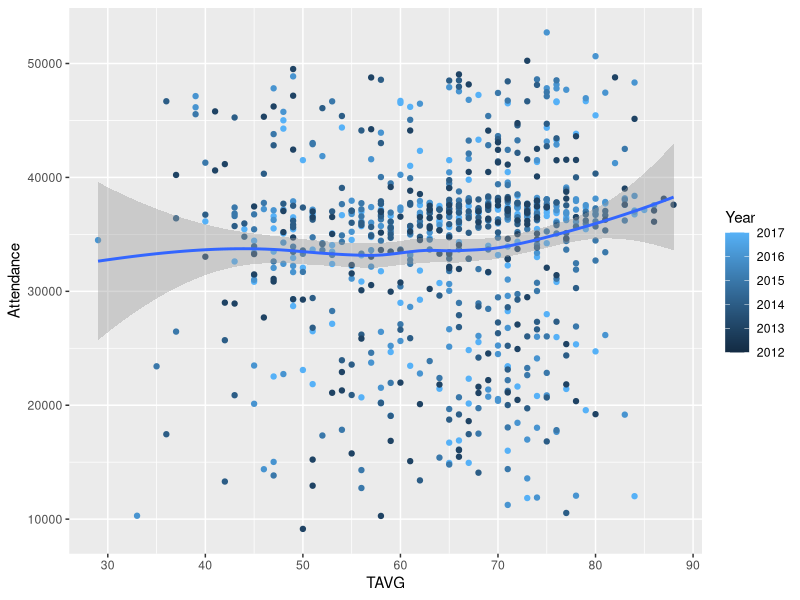
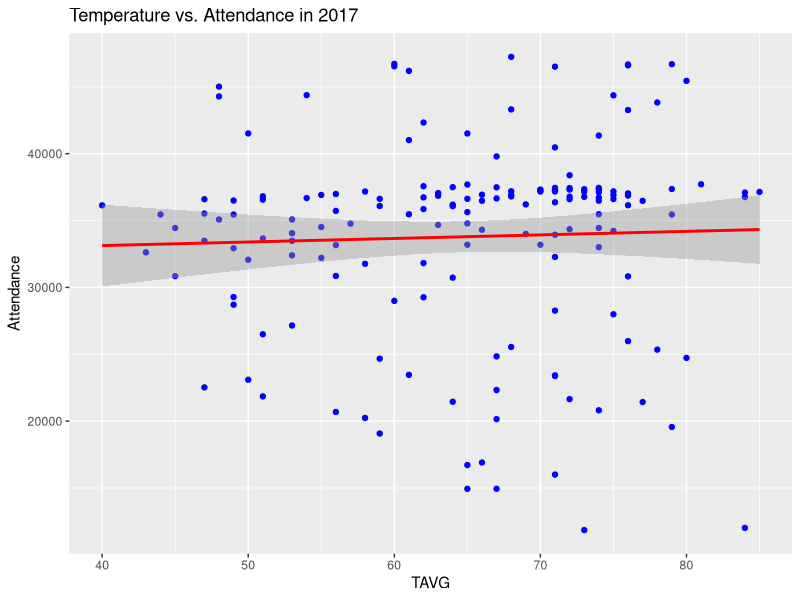
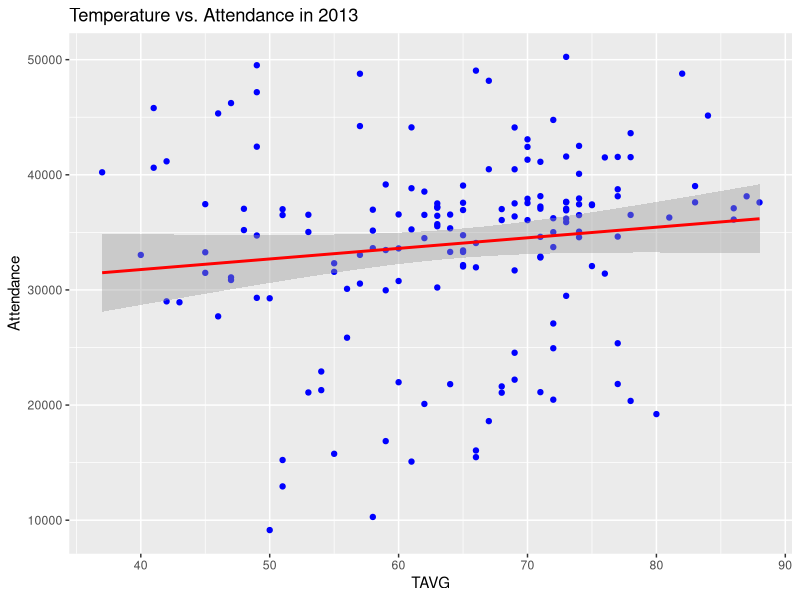
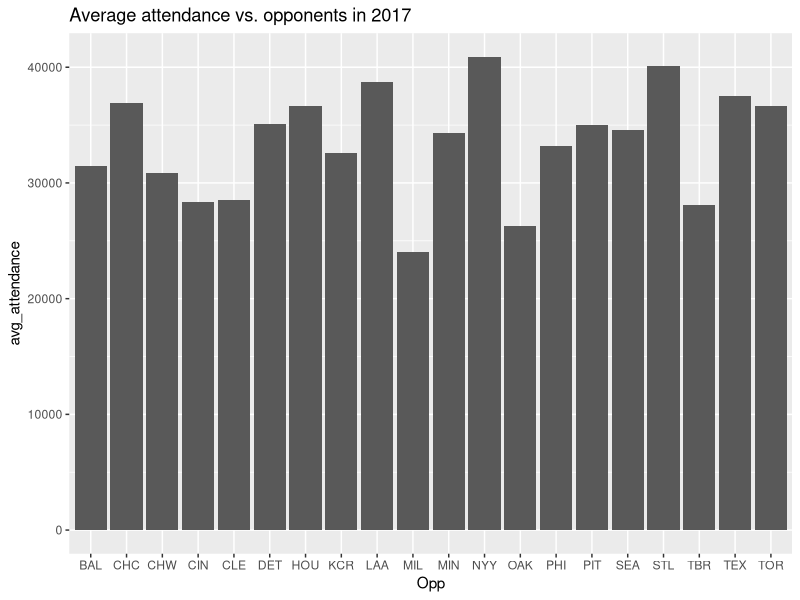
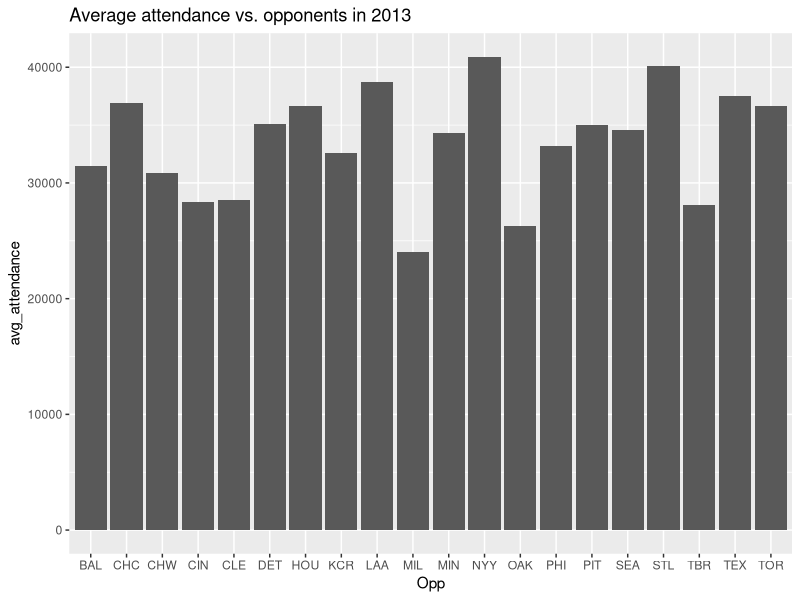
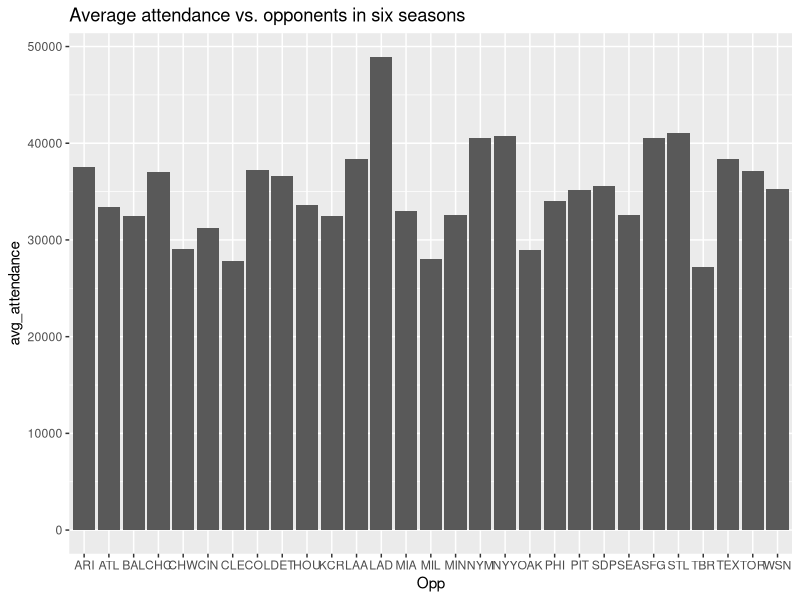

Recreate these plots in R, in order.
## ---- chunk 1
knitr::opts_chunk$set(echo = TRUE)
## ---- chunk 2
baseball <- read.csv("baseball_weather.csv", header = T)
basketball <- read.csv("basketball_weather.csv", header = T)
library(dplyr)
library(ggplot2)
library(knitr)
baseball <- select(baseball, Gm., Year, DATE, X, Tm, Opp, W.L, Win, Loss, Save, Time, D.N, Attendance, TAVG, TMAX, TMIN)
write.csv(baseball, file = "baseball00.csv")
## ---- chunk 3
# Relationship between average temperature with attendance of 6 seasons
ggplot(baseball, mapping = aes(x = TAVG, y = Attendance)) +
  geom_point(mapping = aes(color = Year)) +
  geom_smooth()
## ---- chunk 4
# 2017 Season
baseball_2017 <- baseball %>% filter(Year == 2017)
# Relationship between average temperature with attendance of season 2017
ggplot(baseball_2017, aes(TAVG, Attendance)) + geom_point(color = "blue") + 
  geom_smooth(method = "lm", color = "red") + ggtitle("Temperature vs. Attendance in 2017")


# 2013 Season
baseball_2013 <- baseball %>% filter(Year == 2013)
# Relationship between average temperature with attendance of season 2013
ggplot(baseball_2013, aes(TAVG, Attendance)) + geom_point(color = "blue") + 
  geom_smooth(method = "lm", color = "red") + ggtitle("Temperature vs. Attendance in 2013")
## ---- chunk 5
# 2017
# Summary of attendance in seanson 2017 with different opponent.
# Group by different opponents and arrange the attendance from high to low
baseball_opp <- baseball_2017 %>% group_by(Opp) %>% summarise(avg_attendance = mean(Attendance))
baseball_opp <- arrange(baseball_opp, desc(avg_attendance))

ggplot(baseball_opp, aes(Opp, avg_attendance)) + 
  geom_bar(stat = "identity") +
  ggtitle("Average attendance vs. opponents in 2017")

kable(baseball_opp)

# Based on the summary plot and average attendance table with different opponents,
## ---- chunk 6
# 2013
# Summary of attendance in seanson 2013 with different opponent.
# Group by different opponents and arrange the attendance from high to low
baseball_oppo <- baseball_2013 %>% group_by(Opp) %>% summarise(avg_attendance = mean(Attendance))
baseball_oppo <- arrange(baseball_opp, desc(avg_attendance))

ggplot(baseball_oppo, aes(Opp, avg_attendance)) + 
  geom_bar(stat = "identity") +
  ggtitle("Average attendance vs. opponents in 2013")

kable(baseball_opp)
## ---- chunk 7
# Summary of attendance in 6 seansons with different opponent.
# Group by different opponents and arrange the attendance from high to low
baseball_opp <- baseball %>% group_by(Opp) %>% summarise(avg_attendance = mean(Attendance))
baseball_opp <- arrange(baseball_opp, desc(avg_attendance))

ggplot(baseball_opp, aes(Opp, avg_attendance)) +
  geom_bar(stat = "identity") + ggtitle("Average attendance vs. opponents in six seasons")

kable(baseball_opp)
